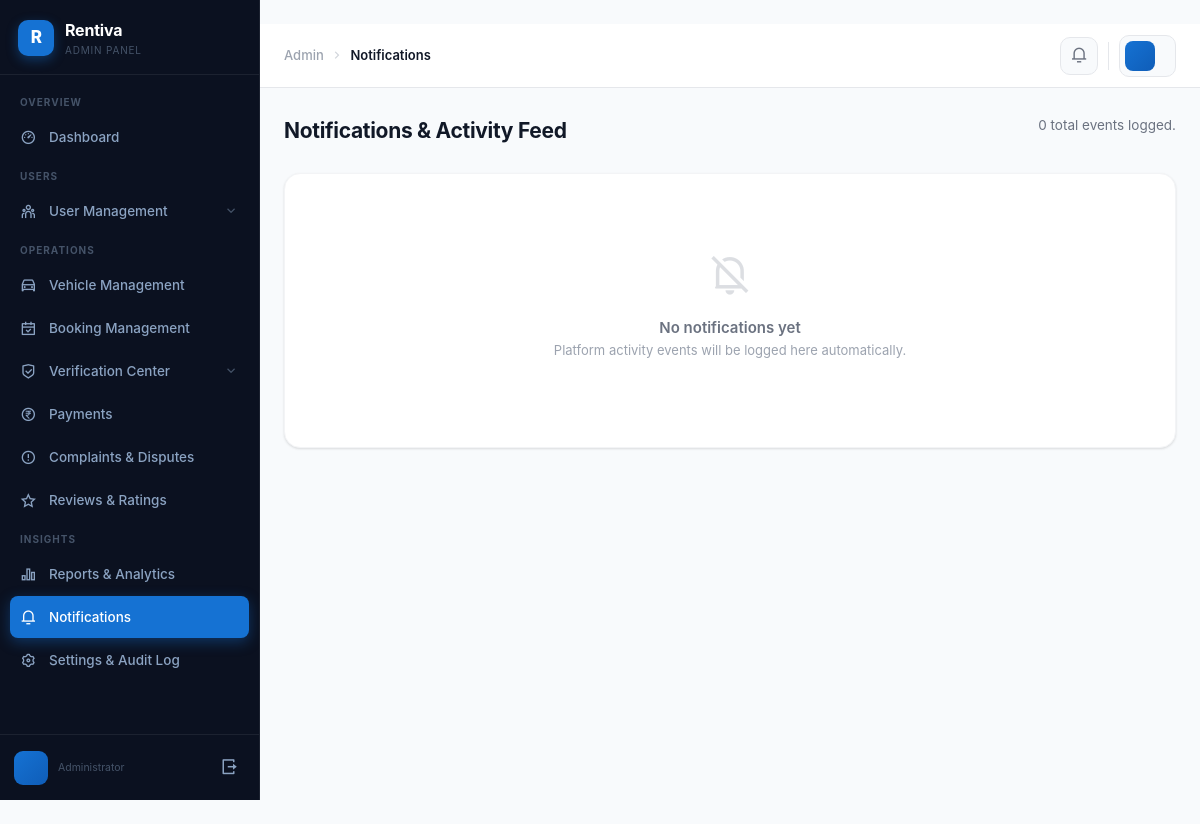
/admin-panel/notifications/ (signed in), run on an earlier commit of the app's database.
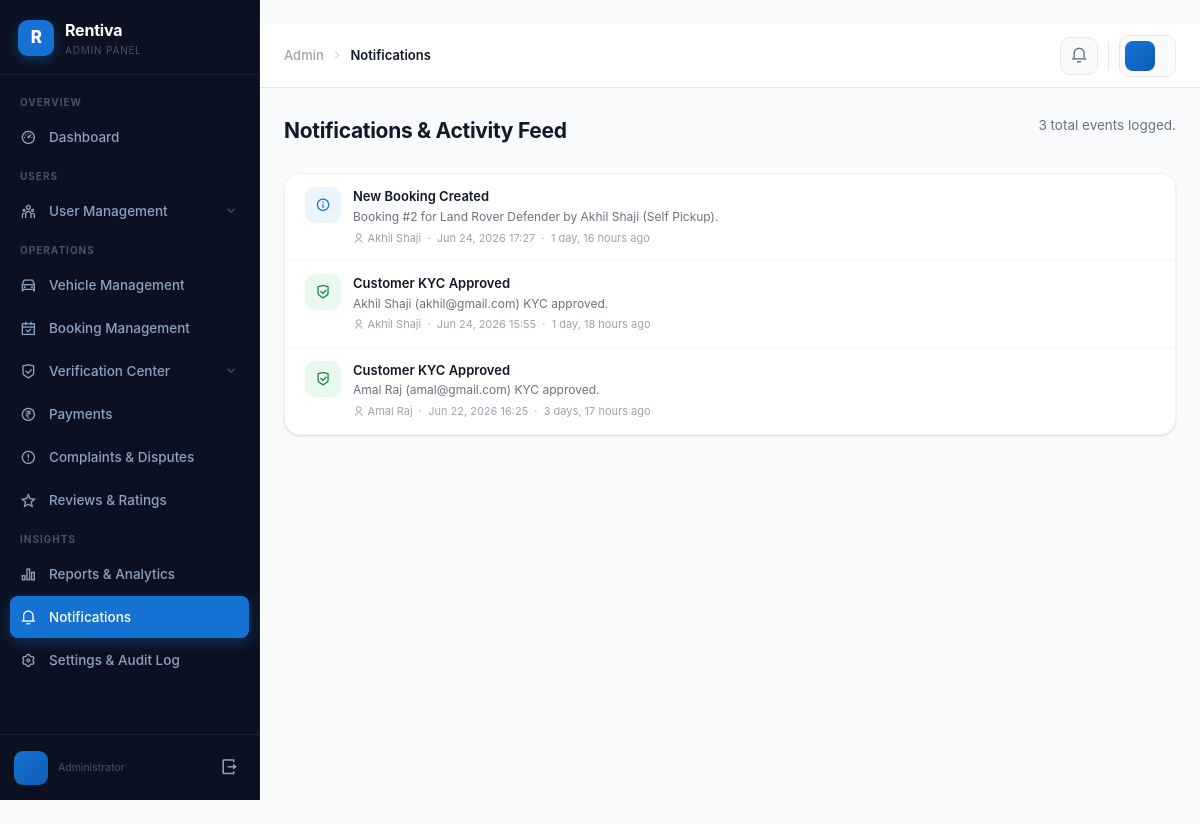
And on a later commit of the database.
### CarRental/models.py (models this page shows, shortened)
class Notification(models.Model):
    NOTIFICATION_TYPES = (
        ('new_customer',        'New Customer Registered'),
        ('new_renter',          'New Renter Registered'),
        ('vehicle_pending',     'Vehicle Waiting Approval'),
        ('booking_cancelled',   'Booking Cancelled'),
        ('complaint_raised',    'Complaint Raised'),
        ('payment_failed',      'Payment Failed'),
        ('verification_update', 'Verification Update'),
        ('general',             'General'),
    )
    notification_type = models.CharField(max_length=30, choices=NOTIFICATION_TYPES, default='general')
    title        = models.CharField(max_length=200)
    message      = models.TextField()
    is_read      = models.BooleanField(default=False)
    created_at   = models.DateTimeField(auto_now_add=True)
    related_user = models.ForeignKey(User, on_delete=models.SET_NULL, null=True, blank=True)

### CarRental/admin_views.py (the view)
# urls.py: path('admin-panel/notifications/', admin_notifications),
@admin_required
def admin_notifications(request):
    notifications = Notification.objects.order_by('-created_at')
    Notification.objects.filter(is_read=False).update(is_read=True)
    return render(request, 'admin_panel/notifications.html', _ctx({
        'notifications': notifications,
    }))

### CarRental/admin_views.py (called while the page is built)
def admin_required(view_func):
    @wraps(view_func)
    def wrapper(request, *args, **kwargs):
        if not getattr(request, 'admin_user', None):
            return redirect('/admin-panel/login/')
        return view_func(request, *args, **kwargs)
    return wrapper

def _ctx(extra=None):
    base = {'unread_notifications': Notification.objects.filter(is_read=False).count()}
    if extra:
        base.update(extra)
    return base

### CarRental/templates/admin_panel/notifications.html (shortened to what this page needs)
﻿{% extends 'admin_panel/base.html' %}
{% block breadcrumb %}Notifications{% endblock %}
{% block content %}
<div class="page-hd">
  <h1 class="page-title">Notifications &amp; Activity Feed</h1>
  <p class="page-sub">{{ notifications|length }} total event{{ notifications|length|pluralize }} logged.</p>
</div>
<div class="admin-card">
  {% if notifications %}
  <div class="notif-list">
    {% for n in notifications %}
    <div class="notif-item {% if not n.is_read %}unread{% endif %}">
      {% if n.notification_type == 'new_customer' %}
      <div class="notif-icon ni-blue"><i class="ri-user-add-line"></i></div>
      {% elif n.notification_type == 'new_renter' %}
      <div class="notif-icon ni-purple"><i class="ri-steering-2-line"></i></div>
      {% elif n.notification_type == 'vehicle_pending' %}
      <div class="notif-icon ni-yellow"><i class="ri-car-line"></i></div>
      {% elif n.notification_type == 'booking_cancelled' %}
      <div class="notif-icon ni-red"><i class="ri-calendar-close-line"></i></div>
      {% elif n.notification_type == 'complaint_raised' %}
      <div class="notif-icon ni-red"><i class="ri-error-warning-line"></i></div>
      {% elif n.notification_type == 'payment_failed' %}
      <div class="notif-icon ni-red"><i class="ri-bank-card-2-line"></i></div>
      {% elif n.notification_type == 'verification_update' %}
      <div class="notif-icon ni-green"><i class="ri-shield-check-line"></i></div>
      {% else %}
      <div class="notif-icon ni-blue"><i class="ri-information-line"></i></div>
      {% endif %}
      <div class="notif-body">
        <div class="notif-title">{{ n.title }}</div>
        <div class="notif-msg">{{ n.message }}</div>
        {% if n.related_user %}
        <div class="notif-time">
          <i class="ri-user-line"></i> {{ n.related_user.get_full_name }} &nbsp;·&nbsp;
          {{ n.created_at|date:"M d, Y H:i" }} &nbsp;·&nbsp; {{ n.created_at|timesince }} ago
        </div>
        {% else %}
        <div class="notif-time">{{ n.created_at|date:"M d, Y H:i" }} &nbsp;·&nbsp; {{ n.created_at|timesince }} ago</div>
        {% endif %}
      </div>
    </div>
    {% endfor %}
  </div>
  {% else %}
  <div class="empty-state" style="padding:70px 20px;">
    <i class="ri-notification-off-line"></i>
    <h3>No notifications yet</h3>
    <p>Platform activity events will be logged here automatically.</p>
  </div>
  {% endif %}
</div>
{% endblock %}

What changed in the data, as far as the page shows it:
added Notification: notification_type "general" (drawn), title "New Booking Created", message "Booking #2 for Land Rover Defender by Akhil Shaji (Self Pickup).", related_user.get_full_name "Akhil Shaji", created_at "Jun 24, 2026 17:27", created_at "1 day, 16 hours"
added Notification: title "Customer KYC Approved", message "Akhil Shaji (akhil@gmail.com) KYC approved.", related_user.get_full_name "Akhil Shaji", created_at "Jun 24, 2026 15:55", created_at "1 day, 18 hours"
added Notification: title "Customer KYC Approved", message "Amal Raj (amal@gmail.com) KYC approved.", related_user.get_full_name "Amal Raj", created_at "Jun 22, 2026 16:25", created_at "3 days, 17 hours"
Also different on the page:
{{ notifications|length }}: "0" → "3"
text no longer shown: "No notifications yet Platform activity events will be logged here automatically."
